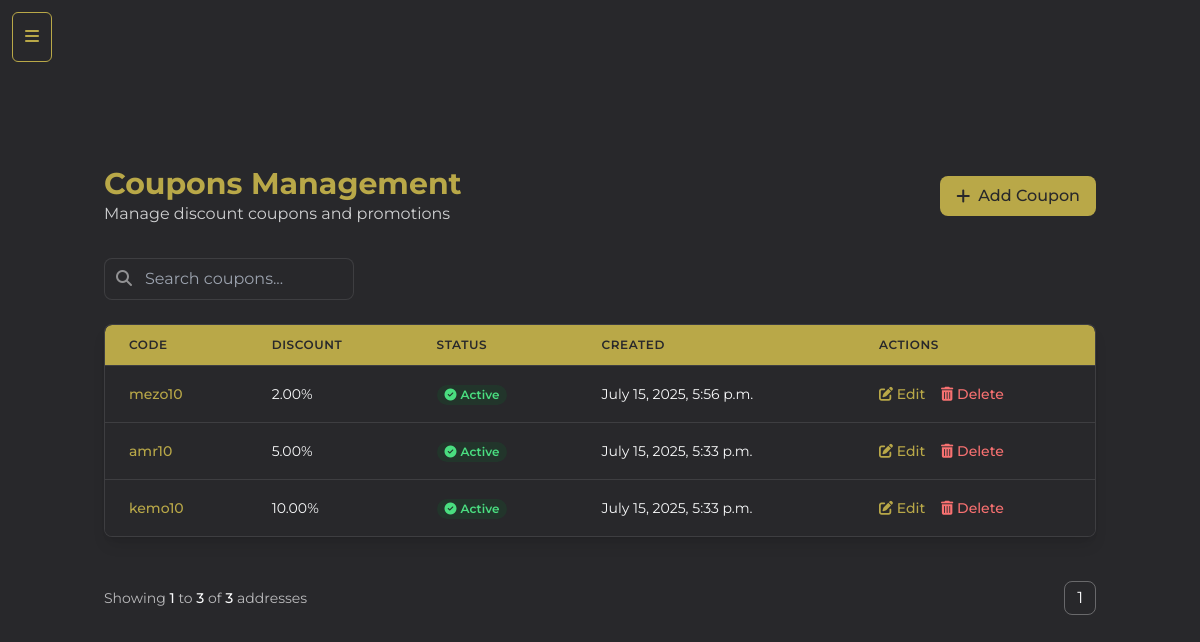
Page /useradmin/coupons/ on the committed database.
### core/models.py (models this page shows, shortened)
class Coupon(models.Model):
    code = models.CharField(max_length=20, unique=True)
    discount_percentage = models.DecimalField(max_digits=5, decimal_places=2, default=0.00)
    active = models.BooleanField(default=True)
    created_at = models.DateTimeField(auto_now_add=True)
    class Meta:
        verbose_name_plural='coupons'

### useradmin/views.py (the view)
# urls.py: path('coupons/', views.admin_coupons_view, name='coupons'),
def admin_coupons_view(request):
    coupons = Coupon.objects.all()
    if 'q' in request.GET:
        query = request.GET.get('q')
        search_mode = bool(query)
        coupons = coupons.filter(code__icontains=query)
    else:
        search_mode = False
        coupons = coupons.order_by('-created_at')
    page_obj, query_string = paginate_products(request, coupons, per_page=8)
    context = {
        'coupons': page_obj.object_list,
        'search_mode': search_mode,
        'page_obj': page_obj,
        'query_string': query_string,
    }
    return render(request, 'useradmin/coupons.html', context)

### core/context_processors.py (called while the page is built)
def price_range_context(request):
    min_max_price = Product.objects.aggregate(Min('price'), Max('price'))
    return {
        'min_max_price': min_max_price,
      }

def cart_data(request):
    cart_data = request.session.get('cart_data_obj', {})
    return {'cart_data': cart_data}

### core/services.py (called while the page is built)
def paginate_products(request, products, per_page=6):
    query_dict = request.GET.copy()
    query_dict.pop("page", None)
    query_string = query_dict.urlencode()
    paginator = Paginator(products, per_page)
    page_number = request.GET.get("page")
    page_obj = paginator.get_page(page_number)
    return page_obj, query_string

### templates/useradmin/coupons.html (shortened to what this page needs)
{% extends "useradmin/base-sidebar.html" %}
{% load static %}
{% block content %}
<div class="container mx-auto px-4 py-6">
    <div class="flex justify-between items-center mb-8">
        <div>
            <h1 class="text-3xl font-bold text-gold">Coupons Management</h1>
            <p class="text-light/80">Manage discount coupons and promotions</p>
        </div>
        <a href="{% url 'useradmin:add-coupon' %}" class="bg-gold hover:bg-gold/90 text-dark font-medium py-2 px-4 rounded-lg transition duration-200 flex items-center gap-2">
            <i class="fas fa-plus"></i>
            Add Coupon
        </a>
    </div>
      <div class="flex justify-between relative flex-grow">
                <div class="mb-6 flex flex-col md:flex-row gap-4">
                    <form method="GET" class="flex-grow">
                        <div class="relative">
                            <input type="text" name="q" value="{{ request.GET.q }}" placeholder="Search coupons..."
                                class="pl-10 pr-4 py-2 rounded-lg bg-dark border border-white/10 text-light focus:outline-none focus:ring-2 focus:ring-gold focus:border-transparent">
                            <i class="fas fa-search absolute left-3 top-3 text-light/50"></i>
                        </div>
                    </form>
                </div>
      </div>
    <div class="bg-dark rounded-lg shadow-lg border border-white/10 overflow-hidden">
        <div class="overflow-x-auto">
            <table class="min-w-full divide-y divide-white/10">
                <thead class="bg-gold backdrop-blur border-b border-white/10">
                    <tr class="text-dark text-xs">
                        <th class="px-6 py-3 text-left font-semibold uppercase tracking-wider">Code</th>
                        <th class="px-6 py-3 text-left font-semibold uppercase tracking-wider">Discount</th>
                        <th class="px-6 py-3 text-left font-semibold uppercase tracking-wider">Status</th>
                        <th class="px-6 py-3 text-left font-semibold uppercase tracking-wider">Created</th>
                        <th class="px-6 py-3 text-left font-semibold uppercase tracking-wider">Actions</th>
                    </tr>
                </thead>
                <tbody class="bg-dark divide-y divide-white/10">
                    {% for coupon in coupons %}
                    <tr class="hover:bg-white/5 transition-colors">
                        <td class="px-6 py-4 whitespace-nowrap">
                            <div class="text-sm font-medium text-gold">{{ coupon.code }}</div>
                        </td>
                        <td class="px-6 py-4 whitespace-nowrap text-sm text-light">
                            {{ coupon.discount_percentage }}%
                        </td>
                        <td class="px-6 py-4 whitespace-nowrap">
                            {% if coupon.active %}
                            <span class="px-2 inline-flex text-xs leading-5 font-semibold rounded-full bg-green-900/30 text-green-400">
                                <i class="fas fa-check-circle mr-1 mt-1"></i> Active
                            </span>
                            {% else %}
                            <span class="px-2 inline-flex text-xs leading-5 font-semibold rounded-full bg-red-900/30 text-red-400">
                                <i class="fas fa-times-circle mr-1 mt-1"></i> Inactive
                            </span>
                            {% endif %}
                        </td>
                        <td class="px-6 py-4 whitespace-nowrap text-sm text-light">
                            {{ coupon.created_at }}
                        </td>
                        <td class="px-6 py-4 whitespace-nowrap text-sm font-medium">
                            <a href="{% url 'useradmin:edit-coupon' coupon.id %}" class="text-gold hover:text-gold/80 mr-3">
                                <i class="fas fa-edit"></i> Edit
                            </a>
                            <a href="{% url 'useradmin:delete-coupon' coupon.id %}" class="text-red-400 hover:text-red-300">
                                <i class="fas fa-trash-alt"></i> Delete
                            </a>
                        </td>
                    </tr>
                    {% endfor %}
                </tbody>
            </table>
        </div>
    </div>
      <div class="flex flex-col sm:flex-row items-center justify-between gap-4 mt-6">
            <div class="text-sm text-light/70">
                  Showing
                  <span class="font-medium text-light">
                      {{ page_obj.start_index }}
                  </span>
                  to
                  <span class="font-medium text-light">
                      {{ page_obj.end_index }}
                  </span>
                  of
                  <span class="font-medium text-light">
                      {{ page_obj.paginator.count }}
                  </span> addresses
              </div>
            {% include 'partials/pagination.html' %}
      </div>
{% endblock %}

### static/assets/css/global.css (style rules this page uses)
.flex { display: flex; align-items: center; }
* { margin: 0; padding: 0; }
html { font-family: "Montserrat", serif !important; box-sizing: border-box; scrollbar-color: #b9a848 #28282B; scroll-behavior: smooth; }
*, *:before, *:after { box-sizing: inherit; }
a,button { cursor: pointer; display: inline-block; }

### rows in the picture
Coupon: code "mezo10", discount_percentage "2.00", active True (drawn), created_at "July 15, 2025, 5:56 p.m."
Coupon: code "amr10", discount_percentage "5.00", active True (drawn), created_at "July 15, 2025, 5:33 p.m."
Coupon: code "kemo10", discount_percentage "10.00", active True (drawn), created_at "July 15, 2025, 5:33 p.m."

### other values in the picture
{{ page_obj.start_index }} "1"
{{ page_obj.end_index }} "3"
{{ page_obj.paginator.count }} "3"
{{ page_num }} "1"
